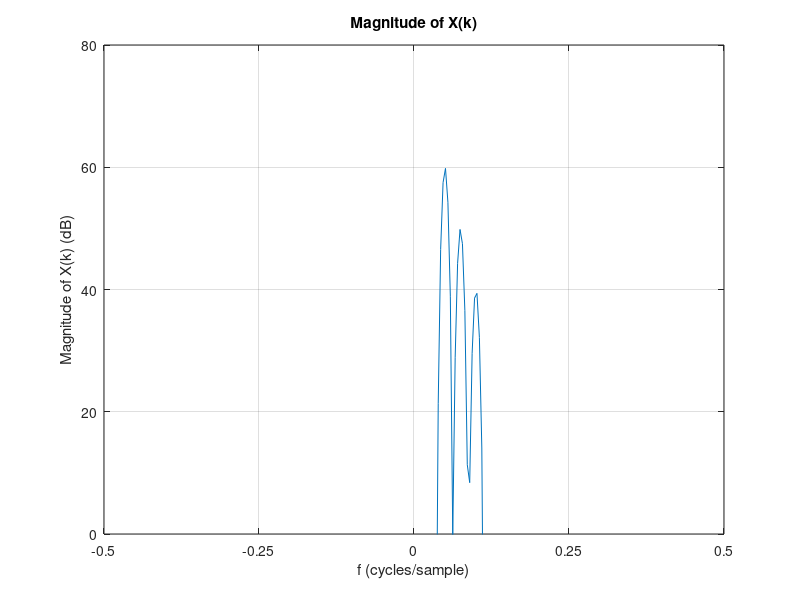
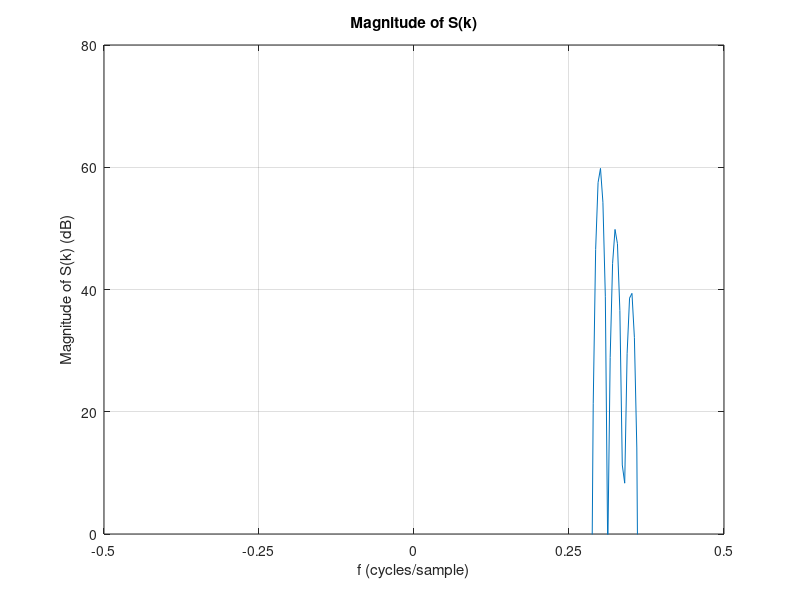

Write MATLAB code to recreate these figures, in order.
% Part A & B
% Plot h(n)
n = 0:63;
h = firpm(63,[.1 .9],[1 1],'hilbert');
% figure;
% stem(n,h); 
% title('Impulse Response h(n) of the Hilbert Transformer');
% xlabel('n');  
% ylabel('h(n)');
% xlim([0 63]);
% grid;

% Plot H(k)
N = 1024;
f = -0.5 : 1/N : 0.5-1/N;
H = fft(h,N);
H = fftshift(H);
% figure;
% plot(f,20*log10(abs(H)));     
% title('Amplitude of H(k)');
% xlabel('f  (cycles/sample)');  
% ylabel('Amplitude of H(k)  (dB)');
% set(gca,'xtick', [-0.5 -0.25 0 0.25 0.5]);
% grid;

% figure;
% plot(f,angle(H)); 
% axis([-0.5 0.5 -4 4]);
% title('Phase of H(k)');
% xlabel('f  (cycles/sample)');  
% ylabel('Phase of H(k) (rad)'); 
% set(gca,'xtick', [-0.5 -0.25 0 0.25 0.5]);
% grid;


% blow up the phase of H(k) 
% figure,  
% plot(f,angle(H));        
% title('Phase of H(k)');
% xlabel(' f  (cycles/sample)');  
% ylabel('Phase of H(k) (rad)'); 
% axis([-0.01 0.01 -4 4]);
% grid;

% Part D
% low-pass filter
hlp = firpm(63,[0 .5 .6 1.0],[1 1 0 0]);
% figure;
% stem(n,hlp);
% title('Impulse response of the low-pass filter');
% xlabel('n');  
% ylabel('hlp(n)');
% xlim([0 63]);
% grid;

% Plot H_lp(k)
Hlp = fft(hlp,N);
Hlp = fftshift(Hlp);
% figure; 
% plot(f, 20*log10(abs(Hlp)));        
% title('Magnitude of Hlp(k)');
% xlabel('f  (cycles/sample)');  
% ylabel('Magnitude of Hlp(k) (dB)');
% set(gca,'xtick', [-0.5 -0.25 0 0.25 0.5]);
% grid;

% figure,  
% plot(f,angle(Hlp));        
% title('Phase of Hlp(k)');
% xlabel('f  (cycles/sample)');  
% ylabel('Phase of Hlp(k) (rad)');
% set(gca,'xtick', [-0.5 -0.25 0 0.25 0.5]);
% grid;

% generate xr(n)
n = 0:1023;
A1 = 10;
A2 = 10^0.5; 
A3 = 1;
f1 = 0.05;
f2 = 0.075; 
f3 = 0.10;
fc = 0.25;
xr = A1*sin(2*pi*f1*n) + A2*sin(2*pi*f2*n) + A3*sin(2*pi*f3*n);

NFFT = 256;
window = kaiser(NFFT,10);
% window = hamming(NFFT);
f_256 = -0.5 : 1/NFFT : 0.5-1/NFFT;

% Xr(k)
Xr = fftshift(fft(xr(257:512).*window', NFFT));
% figure;
% plot(f_256, 20*log10(abs(Xr)));
% set(gca,'xtick', [-0.5 -0.25 0 0.25 0.5]);
% title('Magnitude of Xr(k)');
% xlabel('f (cycles/sample)');
% ylabel('Magnitude of Xr(k) (dB)');
% grid;

% Xr'(k)
xrPrime = conv(xr, hlp);
XrPrime = fftshift(fft(xrPrime(257:512).*window', NFFT));
% figure;
% plot(f_256, 20*log10(abs(XrPrime)));
% set(gca,'xtick', [-0.5 -0.25 0 0.25 0.5]);
% title("Magnitude of Xr'(k)");
% xlabel('f (cycles/sample)');
% ylabel("Magnitude of Xr'(k) (dB)");
% grid;

% Xi(k)
xi = conv(xr, h);
Xi = fftshift(fft(xi(257:512).*window', NFFT));
% figure;
% plot(f_256, 20*log10(abs(Xi)));
% set(gca,'xtick', [-0.5 -0.25 0 0.25 0.5]);
% title("Magnitude of Xi(k)");
% xlabel('f (cycles/sample)');
% ylabel("Magnitude of Xi(k) (dB)");
% grid;

xrcos = xrPrime(64:end).*cos(2*pi*fc*n);
Xrcos = fftshift(fft(xrcos(257:512).*window', NFFT));
% figure;
% plot(f_256, 20*log10(abs(Xrcos)));
% set(gca,'xtick', [-0.5 -0.25 0 0.25 0.5]);
% title("FFT of xr'(n)*cos(2*pi*fc*n)");
% xlabel('f (cycles/sample)');
% ylabel("Magnitude (dB)");
% grid;

xisin = xi(64:end).*sin(2*pi*fc*n);
Xisin = fftshift(fft(xisin(257:512).*window', NFFT));
% figure;
% plot(f_256, 20*log10(abs(Xisin)));
% set(gca,'xtick', [-0.5 -0.25 0 0.25 0.5]);
% title("FFT of xi(n)*sin(2*pi*fc*n)");
% xlabel('f (cycles/sample)');
% ylabel("Magnitude (dB)");
% grid;

srUSB = xrcos - xisin;
SrUSB = fftshift(fft(srUSB(257:512).*window', NFFT));
% figure;
% plot(f_256, 20*log10(abs(SrUSB)));
% set(gca,'xtick', [-0.5 -0.25 0 0.25 0.5]);
% title("Magnitude of Sr(k) (USB)");
% xlabel('f (cycles/sample)');
% ylabel("Magnitude of Sr(k) (USB) (dB)");
% grid;

srLSB = xrcos + xisin;
SrLSB = fftshift(fft(srLSB(257:512).*window', NFFT));
% figure;
% plot(f_256, 20*log10(abs(SrLSB)));
% set(gca,'xtick', [-0.5 -0.25 0 0.25 0.5]);
% title("Magnitude of Sr(k) (LSB)");
% xlabel('f (cycles/sample)');
% ylabel("Magnitude of Sr(k) (LSB) (dB)");
% grid;

xn = xrPrime + 1i*xi;
Xn = fftshift(fft(xn(257:512).*window', NFFT));
figure;
plot(f_256, 20*log10(abs(Xn)));
ylim([0 80]);
xlim([-0.5 0.5]);
set(gca,'xtick', [-0.5 -0.25 0 0.25 0.5]);
title("Magnitude of X(k)");
xlabel('f (cycles/sample)');
ylabel("Magnitude of X(k) (dB)");
grid;

sn = xn(64:end) .* exp(1i*2*pi*fc*n);
Sn = fftshift(fft(sn(257:512).*window', NFFT));
figure;
plot(f_256, 20*log10(abs(Sn)));
ylim([0 80]);
xlim([-0.5 0.5]);
set(gca,'xtick', [-0.5 -0.25 0 0.25 0.5]);
title("Magnitude of S(k)");
xlabel('f (cycles/sample)');
ylabel("Magnitude of S(k) (dB)");
grid;